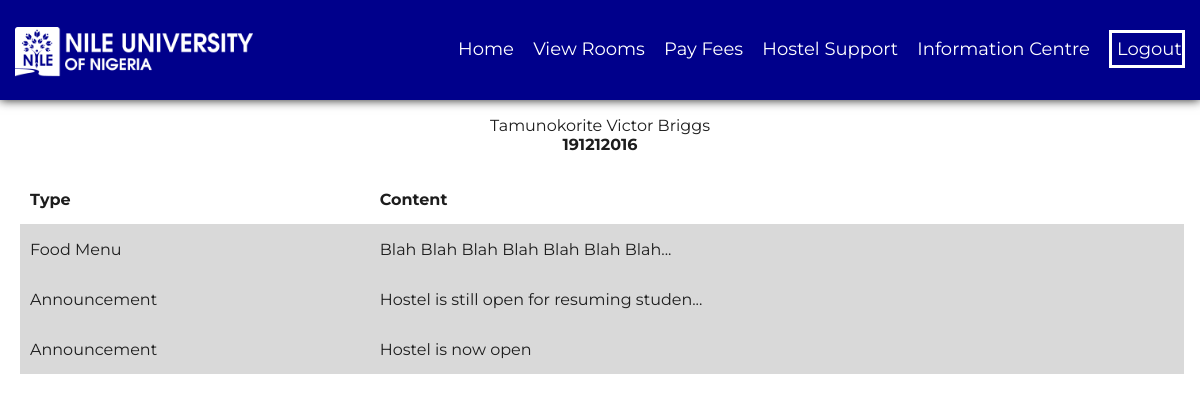
The page /students/informationcentre (signed in) on the database its author committed.
### tables this page shows
CREATE TABLE `information` (
  `id` int(11) NOT NULL AUTO_INCREMENT,
  `title` varchar(255) NOT NULL,
  `content` text NOT NULL,
  `post_date` timestamp NOT NULL DEFAULT current_timestamp(),
  PRIMARY KEY (`id`)
);

### app/controllers/Students.php (called while the page is built, shortened)
<?php
class Students extends Controller {
    public function __construct() {
        $this->userModel = $this->model('Student');
    }
    public function informationcentre() {
        $data = $this->userModel->getInformation();
        $this->view('students/informationcentre', $data);
    }
}
?>

### app/libraries/Core.php (called while the page is built, shortened)
<?php
class Core {
    protected $currentMethod = 'index';
    public function __construct() {
        $url = $this->getUrl();
        if (file_exists('../app/controllers/' . ucwords($url[0]) . '.php')) {
            unset($url[0]);
        }
        $this->currentController = new $this->currentController;
        if (isset($url[1])) {
            if (method_exists($this->currentController, $url[1])) {
                $this->currentMethod = $url[1];
                unset($url[1]);
            }
        }
        $this->params = $url ? array_values($url) : [];
        call_user_func_array([$this->currentController, $this->currentMethod], $this->params);
    }
    public function getUrl() {
        if (isset($_GET['url'])) {
            $url = rtrim($_GET['url'], '/');
            $url = filter_var($url, FILTER_SANITIZE_URL);
            $url = explode('/', $url);
            return $url;
        }
    }
}
?>

### app/require.php (called while the page is built, shortened)
<?php
require_once 'libraries/Core.php';
require_once 'libraries/Database.php';
$init = new Core;
?>

### public/index.php (called while the page is built)
<?php
require_once '../app/require.php';
?>

### app/libraries/Database.php (called while the page is built, shortened)
<?php
class Database {
    private $dbHost = DB_HOST;
    private $dbUser = DB_USER;
    private $dbPass = DB_PASS;
    private $dbName = DB_NAME;
    private $statement;
    private $dbHandler;
    public function __construct() {
        $conn = 'mysql:host=' . $this->dbHost . ';dbname=' . $this->dbName;
        $options = array(
            PDO::ATTR_PERSISTENT => true,
            PDO::ATTR_ERRMODE => PDO::ERRMODE_EXCEPTION
        );
        try {
            $this->dbHandler = new PDO($conn, $this->dbUser, $this->dbPass, $options);
        } catch (PDOException $e) {
            $this->error = $e->getMessage();
            echo $this->error;
        }
    }
    public function query($sql) {
        $this->statement = $this->dbHandler->prepare($sql);
    }
    public function execute() {
        return $this->statement->execute();
    }
    public function resultSet() {
        $this->execute();
        return $this->statement->fetchAll(PDO::FETCH_OBJ);
    }
}
?>

### app/models/Student.php (called while the page is built, shortened)
<?php
class Student {
    private $db;
    public function __construct() {
        $this->db = new Database;
    }
    public function getInformation() {
        $this->db->query('SELECT * FROM information ORDER BY -post_date');
        $result = $this->db->resultSet();
        if ($this->db->rowCount() > 0) {
            return $result;
        } else {
            return [];
        }
    }
}
?>

### app/views/students/informationcentre.php (the view)
<?php
    require APPROOT . '/views/includes/head.php';
?>
<?php if (isset($_SESSION['student_id'])) : ?>
    <?php
        require APPROOT . '/views/includes/nav.php';
    ?>
    <table class="applications">
        <tr>
            <th>Type</th>
            <th>Content</th>
        </tr>
        <?php foreach ($data as $info): ?>
        <?php
            $class = "grey";
        ?>
        <tr class="<?php echo $class ?>">
            <td><?php echo "<a href='" . URLROOT . "/students/viewinformation?id=" . $info->id . "'>" .  $info->title  . "</a>"?></td>
            <td><?php if (strlen($info->content) > 40) {echo "<a href='" . URLROOT . "/students/viewinformation?id=" . $info->id . "'>" . substr($info->content, 0, 40) . "...</a>";} else {echo "<a href='" . URLROOT . "students/viewinformation?id=" . $info->id . "'>" . $info->content . "</a>";}?></td>
        </tr>
        <?php endforeach; ?>
    </table>
    <?php
        require APPROOT . '/views/includes/footer.php';
    ?>
<?php else: ?>
    <?php header('location: ' . URLROOT . '/students/login') ?>
<?php endif; ?>

### public/css/style.css (style rules this page uses)
html, body { height: 100%; width: 100%; margin: 0; padding: 0; top: 0; bottom: 0; font-family: Montserrat, sans-serif; color: #1d1d1d; display: table; }
body { background: #fff url('../img/bg.jpg'); box-sizing: border-box; }
a { color: inherit; text-decoration: none; }
.applications { border-collapse: collapse; margin: 20px; width: 97%; text-align: left; }
.applications tr { height: 50px; }
.applications tr th, .applications tr td { padding: 10px; }
.applications tr td { color: #1d1d1d; }
.grey { background: rgba(161, 161, 161, 0.4); }

### rows shown on the page
information: title "Food Menu", content "Blah Blah Blah Blah Blah Blah Blah"
information: title "Announcement", content "Hostel is still open for resuming studen"
information: title "Announcement", content "Hostel is now open"

### other values the page prints
$_SESSION['student_name'] "Tamunokorite Victor Briggs"
$_SESSION['student_id'] "191212016"
